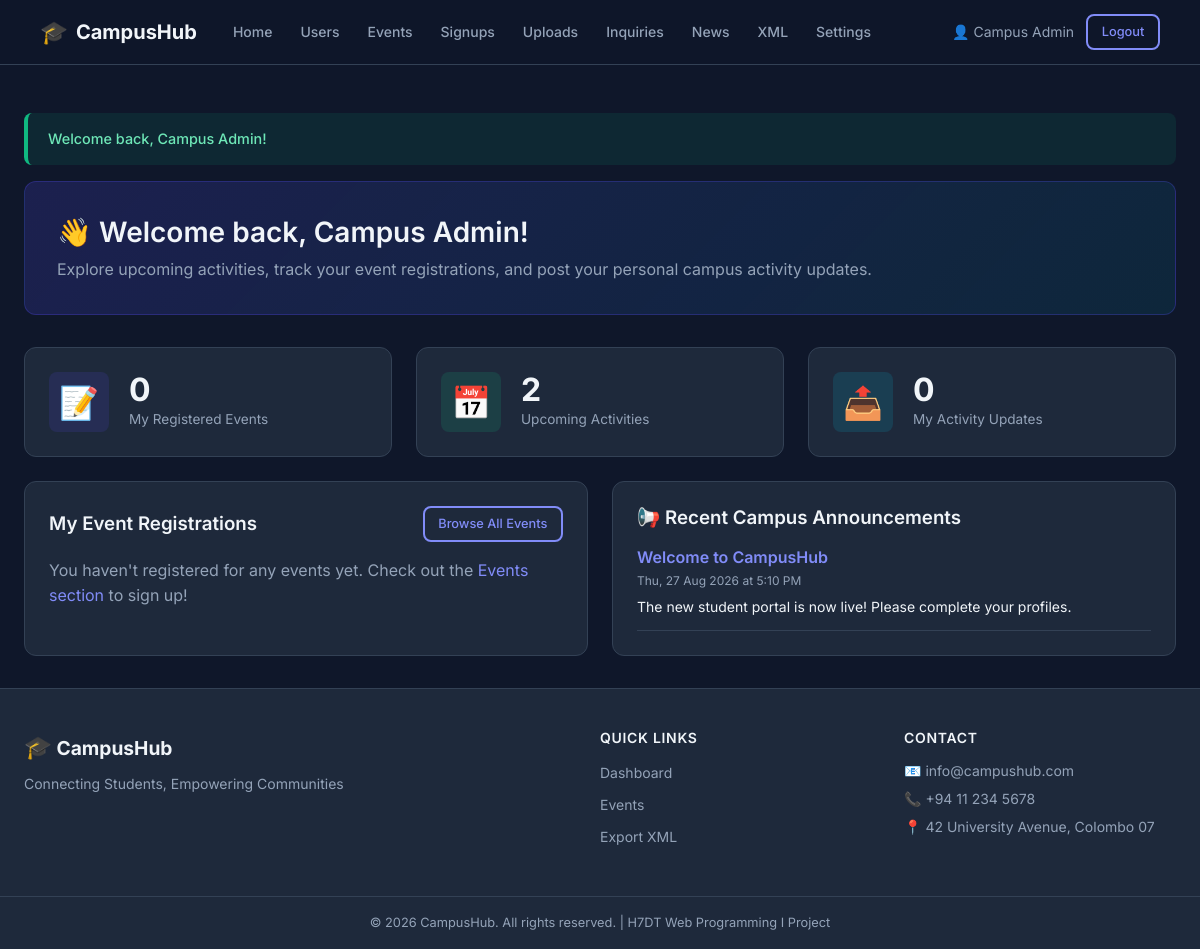
/student/dashboard.php (signed in), run on the app's committed database.
### tables this page shows
CREATE TABLE `announcements` (
  `id` int(11) NOT NULL AUTO_INCREMENT,
  `title` varchar(200) NOT NULL,
  `content` text NOT NULL,
  `created_at` timestamp NOT NULL DEFAULT current_timestamp(),
  PRIMARY KEY (`id`)
);

### student/dashboard.php (the view, shortened to what this page needs)
<?php
require_once '../includes/functions.php';
require_once '../includes/db_connect.php';
$studentId = $_SESSION['user_id'];
try {
    $stmt = $pdo->prepare("SELECT COUNT(*) FROM registrations WHERE student_id = ?");
    $stmt->execute([$studentId]);
    $myRegCount = $stmt->fetchColumn();
    $stmt = $pdo->query("SELECT COUNT(*) FROM events WHERE event_date >= NOW()");
    $upcomingEventsCount = $stmt->fetchColumn();
    $stmt = $pdo->prepare("SELECT COUNT(*) FROM student_submissions WHERE student_id = ?");
    $stmt->execute([$studentId]);
    $mySubmissionsCount = $stmt->fetchColumn();
    $stmt = $pdo->prepare("
        SELECT r.*, e.title AS event_title, e.event_date, e.location, e.event_type
        FROM registrations r
        JOIN events e ON r.event_id = e.id
        WHERE r.student_id = ?
        ORDER BY e.event_date ASC
    ");
    $stmt->execute([$studentId]);
    $myRegistrations = $stmt->fetchAll();
    $announcements = $pdo->query("SELECT * FROM announcements ORDER BY created_at DESC LIMIT 3")->fetchAll();
} catch (PDOException $e) {
    error_log("Student dashboard error: " . $e->getMessage());
    setFlash('error', 'Error loading dashboard data.');
    $myRegCount = $upcomingEventsCount = $mySubmissionsCount = 0;
    $myRegistrations = $announcements = [];
}
include '../includes/header.php';
?>
<div class="dashboard-welcome">
    <h1>👋 Welcome back, <?= sanitize($_SESSION['full_name']) ?>!</h1>
    <p>Explore upcoming activities, track your event registrations, and post your personal campus activity updates.</p>
</div>
<div class="grid-3 mb-3">
    <div class="stat-card">
        <div class="stat-icon stat-icon-blue">📝</div>
        <div>
            <div class="stat-number"><?= $myRegCount ?></div>
            <div class="stat-label">My Registered Events</div>
        </div>
    </div>
    <div class="stat-card">
        <div class="stat-icon stat-icon-green">📅</div>
        <div>
            <div class="stat-number"><?= $upcomingEventsCount ?></div>
            <div class="stat-label">Upcoming Activities</div>
        </div>
    </div>
    <div class="stat-card">
        <div class="stat-icon stat-icon-cyan">📤</div>
        <div>
            <div class="stat-number"><?= $mySubmissionsCount ?></div>
            <div class="stat-label">My Activity Updates</div>
        </div>
    </div>
</div>
<div class="grid-2">
    <div class="card">
        <div class="flex-between mb-2">
            <h3>My Event Registrations</h3>
            <a href="events.php" class="btn btn-outline btn-sm">Browse All Events</a>
        </div>
        <?php if (empty($myRegistrations)): ?>
            <p class="text-muted">You haven't registered for any events yet. Check out the <a href="events.php">Events section</a> to sign up!</p>
        <?php endif; ?>
    </div>
    <div class="card">
        <h3 class="mb-2">📢 Recent Campus Announcements</h3>
        <?php if (empty($announcements)): ?>
            <p class="text-muted">No announcements posted at this time.</p>
        <?php else: ?>
            <div style="display: flex; flex-direction: column; gap: 1rem;">
                <?php foreach ($announcements as $ann): ?>
                    <div style="padding-bottom: 0.75rem; border-bottom: 1px solid var(--border);">
                        <h4 style="color: var(--primary-light); margin-bottom: 0.2rem;"><?= sanitize($ann['title']) ?></h4>
                        <span class="text-muted" style="font-size: 0.75rem; display: block; margin-bottom: 0.4rem;"><?= formatDate($ann['created_at']) ?></span>
                        <p style="font-size: 0.875rem; color: var(--text);"><?= nl2br(sanitize($ann['content'])) ?></p>
                    </div>
                <?php endforeach; ?>
            </div>
        <?php endif; ?>
    </div>
</div>
<?php include '../includes/footer.php'; ?>

### assets/css/style.css (style rules this page uses)
:root { --primary: #4f46e5; --primary-dark: #3730a3; --primary-light: #818cf8; --secondary: #06b6d4; --accent: #f59e0b; --success: #10b981; --error: #ef4444; --warning: #f59e0b; --info: #3b82f6; --bg: #0f172a; --bg-card: #1e293b; --bg-card-hover: #253147; --border: #334155; --text: #f1f5f9; --text-muted: #94a3b8; --text-dark: #0f172a; --font: 'Inter', sans-serif; --radius: 12px; --radius-sm: 8px; --radius-lg: 20px; --shadow: 0 4px 24px rgba(0,0,0,0.4); --shadow-sm: 0 2px 8px rgba(0,0,0,0.3); --transition: 0.25s ease; }
*, *::before, *::after { box-sizing: border-box; margin: 0; padding: 0; }
html { scroll-behavior: smooth; }
body { font-family: var(--font); background-color: var(--bg); color: var(--text); line-height: 1.6; min-height: 100vh; display: flex; flex-direction: column; }
a { color: var(--primary-light); text-decoration: none; transition: color var(--transition); }
h1, h2, h3, h4, h5 { line-height: 1.3; font-weight: 600; }
.btn { display: inline-flex; align-items: center; justify-content: center; gap: 0.4rem; padding: 0.6rem 1.25rem; border-radius: var(--radius-sm); font-family: var(--font); font-size: 0.9rem; font-weight: 500; cursor: pointer; border: 2px solid transparent; transition: all var(--transition); white-space: nowrap; }
.btn-outline { background: transparent; color: var(--primary-light); border-color: var(--primary-light); }
.btn-sm { padding: 0.35rem 0.85rem; font-size: 0.8rem; }
.card { background: var(--bg-card); border: 1px solid var(--border); border-radius: var(--radius); padding: 1.5rem; transition: transform var(--transition), box-shadow var(--transition), background var(--transition); }
.grid-2 { display: grid; grid-template-columns: repeat(2, 1fr); gap: 1.5rem; }
.grid-3 { display: grid; grid-template-columns: repeat(3, 1fr); gap: 1.5rem; }
.stat-card { background: var(--bg-card); border: 1px solid var(--border); border-radius: var(--radius); padding: 1.5rem; display: flex; align-items: center; gap: 1.25rem; transition: transform var(--transition), box-shadow var(--transition); }
.stat-icon { font-size: 2rem; width: 60px; height: 60px; border-radius: var(--radius-sm); display: flex; align-items: center; justify-content: center; flex-shrink: 0; }
.stat-icon-blue { background: rgba(79,70,229,0.15); }
.stat-icon-green { background: rgba(16,185,129,0.15); }
.stat-icon-cyan { background: rgba(6,182,212,0.15); }
.stat-number { font-size: 2rem; font-weight: 700; color: var(--text); line-height: 1; }
.stat-label { font-size: 0.85rem; color: var(--text-muted); margin-top: 0.2rem; }
.dashboard-welcome { background: linear-gradient(135deg, rgba(79,70,229,0.2), rgba(6,182,212,0.1)); border: 1px solid rgba(79,70,229,0.3); border-radius: var(--radius); padding: 2rem; margin-bottom: 2rem; }
.dashboard-welcome h1 { font-size: 1.75rem; }
.dashboard-welcome p { color: var(--text-muted); margin-top: 0.4rem; }
.text-muted { color: var(--text-muted); }
.mb-2 { margin-bottom: 1rem; }
.mb-3 { margin-bottom: 1.5rem; }
.flex-between { display: flex; align-items: center; justify-content: space-between; }

### data on the page
announcements: title "Welcome to CampusHub", created_at "Thu, 27 Aug 2026 at 5:10 PM", content "The new student portal is now live! Please complete your profiles."

### other printed values
$_SESSION['full_name'] "Campus Admin"
$message "Welcome back, Campus Admin!"
$myRegCount "0"
$upcomingEventsCount "2"
$mySubmissionsCount "0"
